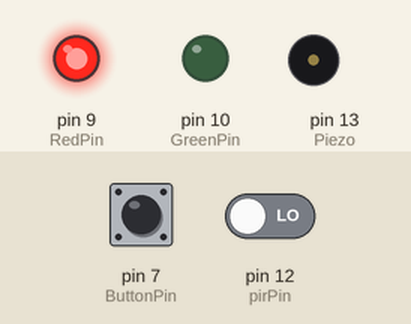
Recording of a sketch running on a simulated Arduino Uno, built with avr-gcc and run on an emulated ATmega328P. On the bench: output pins drawn as LEDs (lit = HIGH), buzzer (waves = sounding, pin HIGH). Inputs (shaded band) come from the test bench; at power-on: pin 12 (pirPin) LOW, pin 7 (ButtonPin) LOW. Random numbers use the default seed unless the sketch sets one; what the sketch prints to the serial monitor is not drawn.

Above: at 15.6 s.
15.7 s: pin 12 (pirPin) driven HIGH
At 17.6 s:
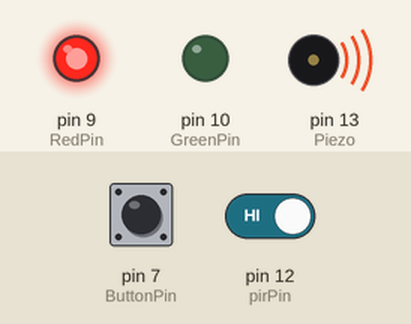
20.9 s: pin 7 (ButtonPin) pulled HIGH for 3 s
At 22.1 s:
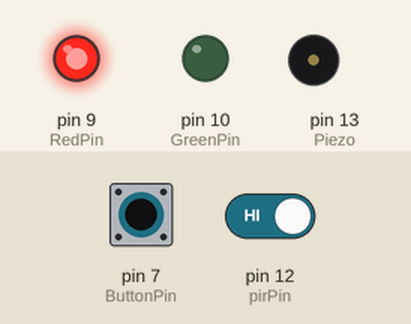
33.5 s: pin 7 (ButtonPin) pulled HIGH for 3 s
At 38.4 s:
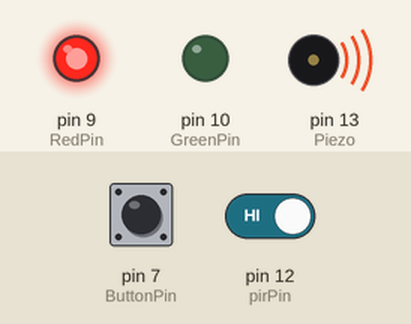
46.1 s: pin 7 (ButtonPin) driven HIGH and pin 12 (pirPin) driven LOW
At 50.4 s:
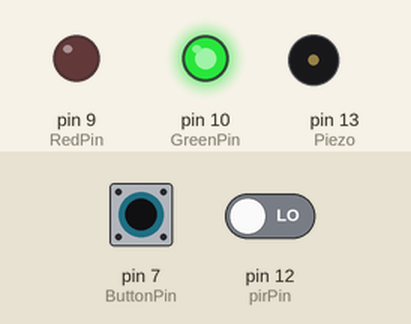
53.8 s: pin 7 (ButtonPin) driven LOW
At 55.4 s:
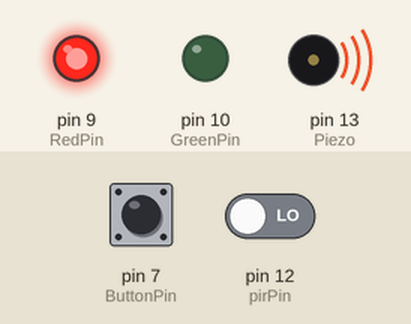
63.4 s: pin 7 (ButtonPin) driven HIGH
At 64.2 s:
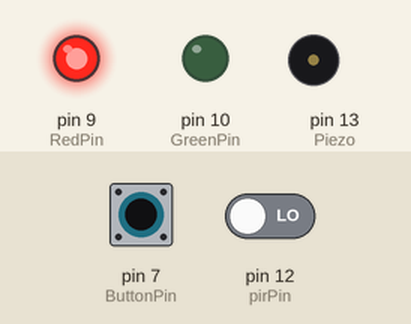
Timing chart, 0 to 66.4 s (numbered marks = the images above; inputs shaded):
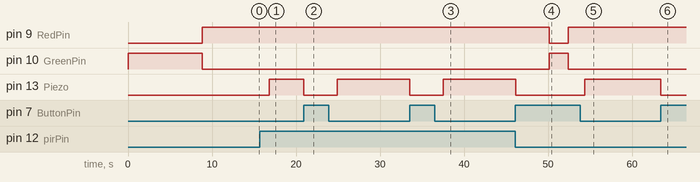

Measured:
- after the input at 15.7 s, pin 13 (Piezo): LOW → HIGH after 1.1 s
- after the input at 20.9 s, pin 13 (Piezo): HIGH → LOW at once, → HIGH 4.0 s later
- after the input at 33.5 s, pin 13 (Piezo): HIGH → LOW at once, → HIGH 4.0 s later
- after the input at 46.1 s, pin 9 (RedPin): HIGH → LOW after 4.0 s, → HIGH 2.2 s later; pin 10 (GreenPin): LOW → HIGH after 4.0 s, → LOW 2.2 s later; pin 13 (Piezo): HIGH → LOW at once
- after the input at 53.8 s, pin 13 (Piezo): LOW → HIGH after 0.56 s
- after the input at 63.4 s, pin 13 (Piezo): HIGH → LOW at once

The sketch:

red_light_green_light.ino
```cpp
bool GameGoing = true;

int pirPin = 12;
int pirStat = 0;
bool greenlight = true;

int GreenPin = 10;
int RedPin = 9;

int seconds = 0;

int ButtonPin = 7;
int buttonState = 0;

int Piezo = 13;

void setup() {
  pinMode(ButtonPin, INPUT);
  pinMode(pirPin, INPUT);
  pinMode(GreenPin, OUTPUT);
  pinMode(RedPin, OUTPUT);
  pinMode(Piezo, OUTPUT);
  Serial.begin(9600);
}

void loop(){
  if(GameGoing == true){
    digitalWrite(Piezo, LOW);
    Game();
  }else{
  	Button();
  }
}

void Game(){
 if(greenlight == true){
   digitalWrite(GreenPin, HIGH);
   digitalWrite(RedPin, 0);
 	GreenLight();

  buttonState = digitalRead(ButtonPin);

  if (buttonState == HIGH) {
    GameGoing = false;
    Serial.println("Game Won");
  }
 }
 if(greenlight == false){
   digitalWrite(GreenPin, 0);
   digitalWrite(RedPin, 1);
   delay(2000);
  	RedLight();
 }
}

void GreenLight(){
  	delay(random(1000, 10000));

  	greenlight = false;
}

void RedLight(){
  seconds++;
 pirStat = digitalRead(pirPin);
 if (pirStat == HIGH) {
   Serial.println("Motion Detected!");
   GameGoing = false;
 }
 else {
   Serial.println(seconds);
 }
  if(seconds >= 10){
    seconds = 0;
    greenlight = true;
  }
}


void Button(){
buttonState = digitalRead(ButtonPin);
Serial.println("Game Lost");
  digitalWrite(Piezo, HIGH);
  if (buttonState == HIGH) {
    GameGoing = true;
  }
}
```
